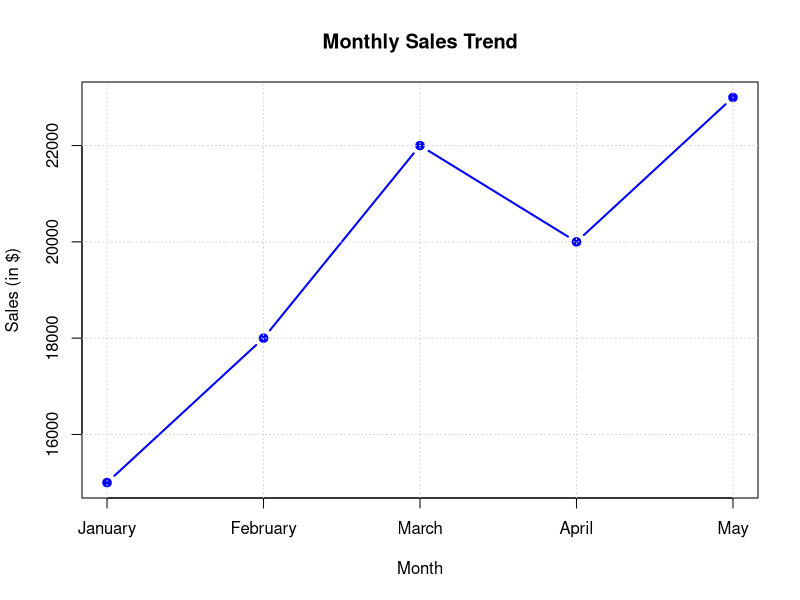
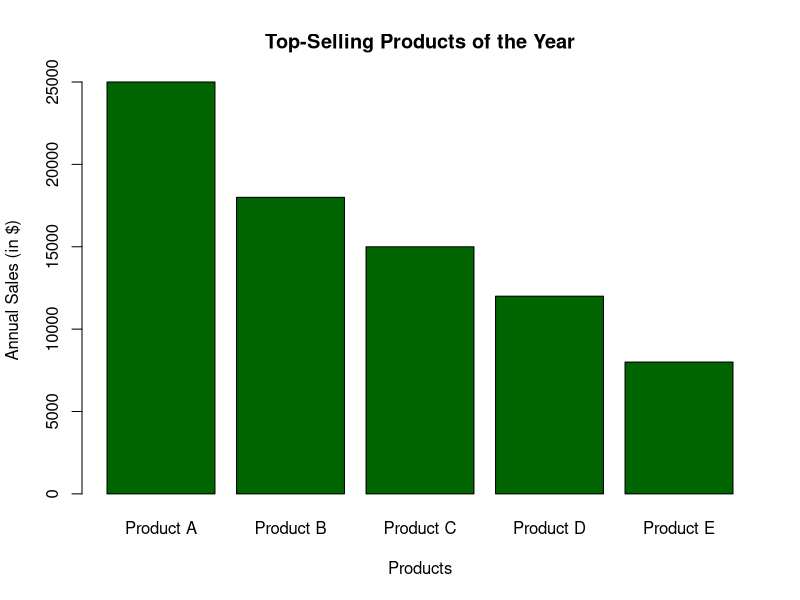
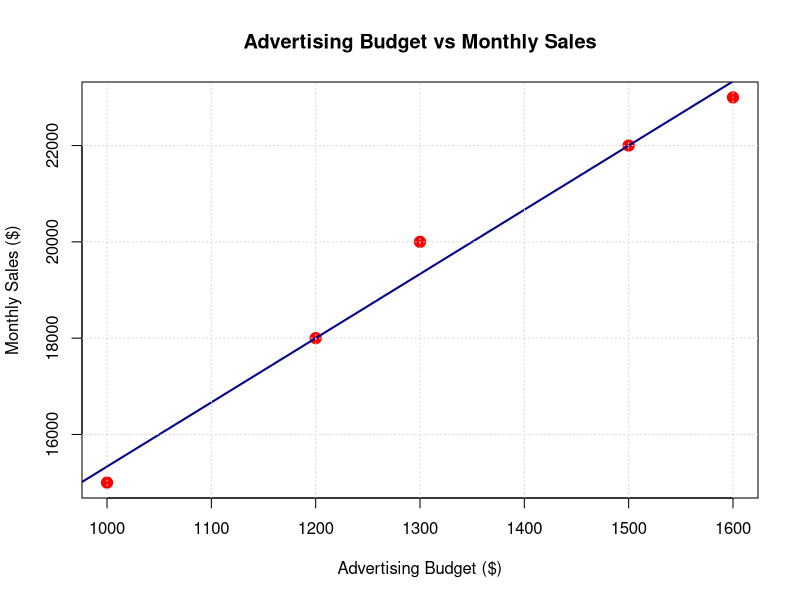
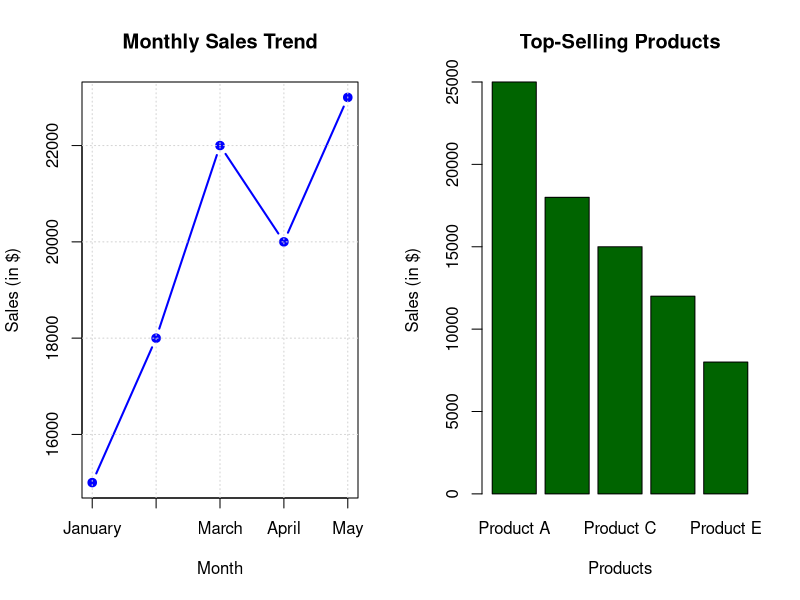

Here is the R script that generated these plots, in order:
# Experiment 1: Monthly Sales Data
# Course: Data Handling and Visualization

# Dataset
months <- c("January", "February", "March", "April", "May")
sales <- c(15000, 18000, 22000, 20000, 23000)
monthly_sales <- data.frame(Month = months, Sales = sales)

cat("--- Experiment 1: Monthly Sales Data ---\n")
print(monthly_sales)

# Q1: Create a line chart to visualize the monthly sales. Label axes and title appropriately.
png("outputs/exp1_q1_line_chart.png", width=800, height=600)
plot(1:5, monthly_sales$Sales, type="b", xaxt="n", col="blue", pch=19, lwd=2,
     xlab="Month", ylab="Sales (in $)", main="Monthly Sales Trend")
axis(1, at=1:5, labels=monthly_sales$Month)
grid()
dev.off()

# Q2: Generate a bar chart to display the top-selling products for the year.
# (Representative data used since no products are specified in the table)
products <- c("Product A", "Product B", "Product C", "Product D", "Product E")
sales_volume <- c(25000, 18000, 15000, 12000, 8000)
png("outputs/exp1_q2_bar_chart.png", width=800, height=600)
barplot(sales_volume, names.arg=products, col="darkgreen",
        xlab="Products", ylab="Annual Sales (in $)", main="Top-Selling Products of the Year")
dev.off()

# Q3: Develop a scatter plot to explore the relationship between advertising budget and monthly sales.
adv_budget <- c(1000, 1200, 1500, 1300, 1600)
png("outputs/exp1_q3_scatter_plot.png", width=800, height=600)
plot(adv_budget, monthly_sales$Sales, xlab="Advertising Budget ($)", ylab="Monthly Sales ($)",
     main="Advertising Budget vs Monthly Sales", col="red", pch=19, cex=1.5)
abline(lm(monthly_sales$Sales ~ adv_budget), col="darkblue", lwd=2)
grid()
dev.off()
cat("Insight: The scatter plot shows a strong positive correlation between advertising budget and monthly sales.\n")

# Q4: Build an interactive dashboard combining the line chart and bar chart.
png("outputs/exp1_q4_dashboard_simulation.png", width=1200, height=600)
par(mfrow=c(1,2))
plot(1:5, monthly_sales$Sales, type="b", xaxt="n", col="blue", pch=19, lwd=2,
     xlab="Month", ylab="Sales (in $)", main="Monthly Sales Trend")
axis(1, at=1:5, labels=monthly_sales$Month)
grid()
barplot(sales_volume, names.arg=products, col="darkgreen",
        xlab="Products", ylab="Sales (in $)", main="Top-Selling Products")
dev.off()
cat("Experiment 1 successfully completed. Plots saved to outputs/.\n\n")
